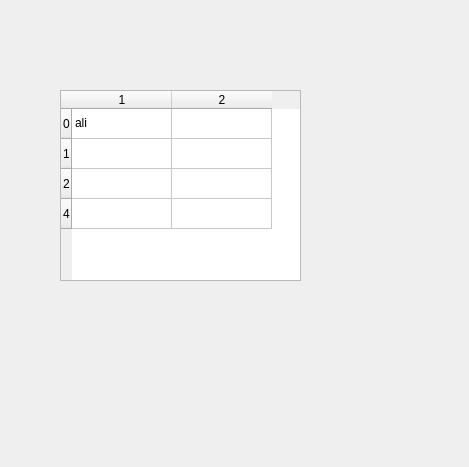
<?xml version="1.0" encoding="UTF-8"?>
<ui version="4.0">
 <class>Dialog</class>
 <widget class="QDialog" name="Dialog">
  <property name="geometry">
   <rect>
    <x>0</x>
    <y>0</y>
    <width>469</width>
    <height>467</height>
   </rect>
  </property>
  <property name="windowTitle">
   <string>Dialog</string>
  </property>
  <widget class="QTableWidget" name="table">
   <property name="geometry">
    <rect>
     <x>60</x>
     <y>90</y>
     <width>241</width>
     <height>191</height>
    </rect>
   </property>
   <row>
    <property name="text">
     <string>0</string>
    </property>
   </row>
   <row>
    <property name="text">
     <string>1</string>
    </property>
   </row>
   <row>
    <property name="text">
     <string>2</string>
    </property>
   </row>
   <row>
    <property name="text">
     <string>4</string>
    </property>
   </row>
   <column>
    <property name="text">
     <string>1</string>
    </property>
   </column>
   <column>
    <property name="text">
     <string>2</string>
    </property>
   </column>
   <item row="0" column="0">
    <property name="text">
     <string>ali</string>
    </property>
   </item>
  </widget>
 </widget>
 <resources/>
 <connections/>
</ui>
